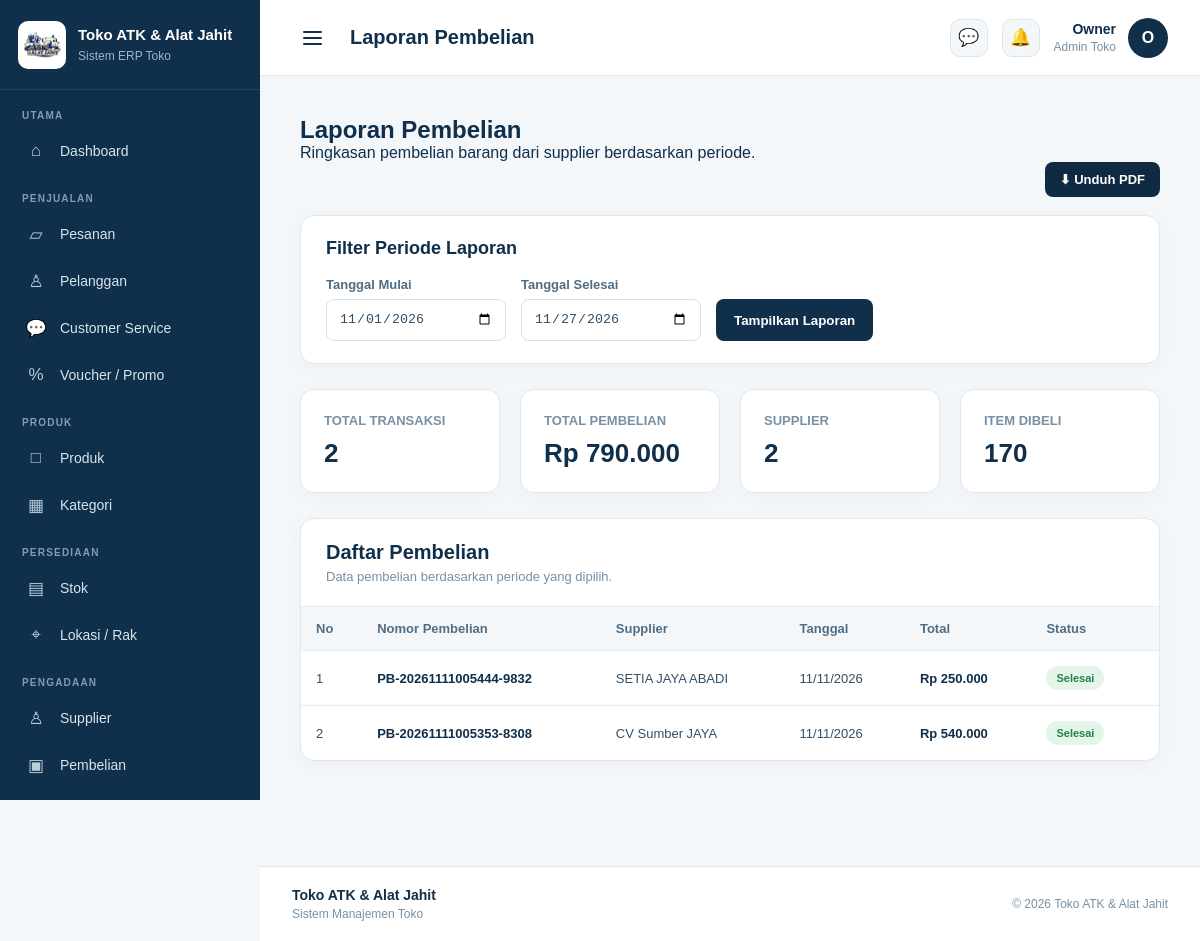
The app's page /admin/laporan/pembelian.php (signed in) with its own data.
### tables this page shows
CREATE TABLE `pembelian` (
  `id_pembelian` int(11) NOT NULL,
  `nomor_pembelian` varchar(30) NOT NULL,
  `id_supplier` int(11) NOT NULL,
  `tanggal_pembelian` date NOT NULL,
  `total_harga` decimal(15,2) NOT NULL DEFAULT 0.00,
  `status` enum('Draft','Selesai','Dibatalkan') NOT NULL DEFAULT 'Draft',
  `keterangan` text DEFAULT NULL,
  `created_at` timestamp NOT NULL DEFAULT current_timestamp(),
  `updated_at` timestamp NOT NULL DEFAULT current_timestamp() ON UPDATE current_timestamp()
);

CREATE TABLE `supplier` (
  `id_supplier` int(11) NOT NULL,
  `kode_supplier` varchar(30) NOT NULL,
  `nama_supplier` varchar(100) NOT NULL,
  `nama_kontak` varchar(100) DEFAULT NULL,
  `telepon` varchar(30) DEFAULT NULL,
  `email` varchar(100) DEFAULT NULL,
  `alamat` text DEFAULT NULL,
  `keterangan` text DEFAULT NULL,
  `status` enum('Aktif','Tidak Aktif') NOT NULL DEFAULT 'Aktif',
  `created_at` timestamp NOT NULL DEFAULT current_timestamp(),
  `updated_at` timestamp NOT NULL DEFAULT current_timestamp() ON UPDATE current_timestamp()
);

### admin/laporan/pembelian.php (the view, shortened to what this page needs)
<?php
require_once "../includes/hak_akses.php";
$tanggal_mulai = $_GET['tanggal_mulai'] ?? date('Y-m-01');
$tanggal_selesai = $_GET['tanggal_selesai'] ?? date('Y-m-d');
$stmt = mysqli_prepare(
    $conn,
    "SELECT COUNT(*) AS total
     FROM pembelian
     WHERE DATE(tanggal_pembelian) BETWEEN ? AND ?"
);
mysqli_stmt_bind_param($stmt, "ss", $tanggal_mulai, $tanggal_selesai);
mysqli_stmt_execute($stmt);
$result = mysqli_stmt_get_result($stmt);
$total_transaksi = (int)(mysqli_fetch_assoc($result)['total'] ?? 0);
$stmt = mysqli_prepare(
    $conn,
    "SELECT COALESCE(SUM(total_harga), 0) AS total
     FROM pembelian
     WHERE DATE(tanggal_pembelian) BETWEEN ? AND ?
       AND status = 'Selesai'"
);
mysqli_stmt_bind_param($stmt, "ss", $tanggal_mulai, $tanggal_selesai);
mysqli_stmt_execute($stmt);
$result = mysqli_stmt_get_result($stmt);
$total_pembelian = (float)(mysqli_fetch_assoc($result)['total'] ?? 0);
$stmt = mysqli_prepare(
    $conn,
    "SELECT COUNT(DISTINCT id_supplier) AS total
     FROM pembelian
     WHERE DATE(tanggal_pembelian) BETWEEN ? AND ?"
);
mysqli_stmt_bind_param($stmt, "ss", $tanggal_mulai, $tanggal_selesai);
mysqli_stmt_execute($stmt);
$result = mysqli_stmt_get_result($stmt);
$total_supplier = (int)(mysqli_fetch_assoc($result)['total'] ?? 0);
$stmt = mysqli_prepare(
    $conn,
    "SELECT COALESCE(SUM(dp.jumlah), 0) AS total
     FROM detail_pembelian dp
     INNER JOIN pembelian p
        ON dp.id_pembelian = p.id_pembelian
     WHERE DATE(p.tanggal_pembelian) BETWEEN ? AND ?
       AND p.status = 'Selesai'"
);
mysqli_stmt_bind_param($stmt, "ss", $tanggal_mulai, $tanggal_selesai);
mysqli_stmt_execute($stmt);
$result = mysqli_stmt_get_result($stmt);
$total_item = (int)(mysqli_fetch_assoc($result)['total'] ?? 0);
$stmt = mysqli_prepare(
    $conn,
    "SELECT
        pb.id_pembelian,
        pb.nomor_pembelian,
        pb.tanggal_pembelian,
        pb.total_harga,
        pb.status,
        pb.id_supplier,
        s.nama_supplier
     FROM pembelian pb
     LEFT JOIN supplier s
        ON pb.id_supplier = s.id_supplier
     WHERE DATE(pb.tanggal_pembelian) BETWEEN ? AND ?
     ORDER BY pb.tanggal_pembelian DESC, pb.id_pembelian DESC"
);
mysqli_stmt_bind_param($stmt, "ss", $tanggal_mulai, $tanggal_selesai);
mysqli_stmt_execute($stmt);
$result = mysqli_stmt_get_result($stmt);
$laporan_pembelian = [];
while ($row = mysqli_fetch_assoc($result)) {
    $laporan_pembelian[] = $row;
}
function classStatusPembelian($status)
{
    switch ($status) {
        case 'Selesai':
            return 'status-selesai';
    }
}
function rupiahPembelian($angka)
{
    return number_format((float)$angka, 0, ',', '.');
}
?>
<!DOCTYPE html>
<html lang="id">
<head>
    <link rel="stylesheet" href="../assets/css/admin.css">
</head>
<body>
<div class="admin-layout">
    <?php require_once "../includes/sidebar.php"; ?>
    <main class="admin-main">
        <?php require_once "../includes/navbar.php"; ?>
        <section class="admin-content">
            <div class="laporan-page">
                <div class="page-title">
                    <h1>Laporan Pembelian</h1>
                    <p>
                        Ringkasan pembelian barang dari supplier berdasarkan periode.
                    </p>
                </div>
                <div style="display:flex;justify-content:flex-end;margin:0 0 18px;">
                    <a
                        class="btn-pdf"
                        href="export_pdf.php?jenis=pembelian&amp;tanggal_mulai=<?= urlencode($tanggal_mulai); ?>&amp;tanggal_selesai=<?= urlencode($tanggal_selesai); ?>"
                    >
                        ⬇ Unduh PDF
                    </a>
                </div>
                <div class="laporan-filter">
                    <h2>Filter Periode Laporan</h2>
                    <form method="GET" class="filter-form">
                        <div class="filter-item">
                            <label for="tanggal_mulai">Tanggal Mulai</label>
                            <input
                                type="date"
                                id="tanggal_mulai"
                                name="tanggal_mulai"
                                value="<?= htmlspecialchars($tanggal_mulai, ENT_QUOTES, 'UTF-8'); ?>"
                                required
                            >
                        </div>
                        <div class="filter-item">
                            <label for="tanggal_selesai">Tanggal Selesai</label>
                            <input
                                type="date"
                                id="tanggal_selesai"
                                name="tanggal_selesai"
                                value="<?= htmlspecialchars($tanggal_selesai, ENT_QUOTES, 'UTF-8'); ?>"
                                required
                            >
                        </div>
                        <button type="submit" class="btn-filter">
                            Tampilkan Laporan
                        </button>
                    </form>
                </div>
                <div class="laporan-stat">
                    <div class="laporan-stat-card">
                        <span class="laporan-stat-label">Total Transaksi</span>
                        <span class="laporan-stat-number">
                            <?= number_format($total_transaksi, 0, ',', '.'); ?>
                        </span>
                    </div>
                    <div class="laporan-stat-card">
                        <span class="laporan-stat-label">Total Pembelian</span>
                        <span class="laporan-stat-number">
                            Rp <?= rupiahPembelian($total_pembelian); ?>
                        </span>
                    </div>
                    <div class="laporan-stat-card">
                        <span class="laporan-stat-label">Supplier</span>
                        <span class="laporan-stat-number">
                            <?= number_format($total_supplier, 0, ',', '.'); ?>
                        </span>
                    </div>
                    <div class="laporan-stat-card">
                        <span class="laporan-stat-label">Item Dibeli</span>
                        <span class="laporan-stat-number">
                            <?= number_format($total_item, 0, ',', '.'); ?>
                        </span>
                    </div>
                </div>
                <div class="laporan-card">
                    <div class="laporan-card-header">
                        <h2>Daftar Pembelian</h2>
                        <p>
                            Data pembelian berdasarkan periode yang dipilih.
                        </p>
                    </div>
                    <div class="laporan-table-wrapper">
                        <table class="laporan-table">
                            <thead>
                                <tr>
                                    <th>No</th>
                                    <th>Nomor Pembelian</th>
                                    <th>Supplier</th>
                                    <th>Tanggal</th>
                                    <th>Total</th>
                                    <th>Status</th>
                                    <th>Aksi</th>
                                </tr>
                            </thead>
                            <tbody>
                                <?php if (!empty($laporan_pembelian)) : ?>
                                    <?php $no = 1; ?>
                                    <?php foreach ($laporan_pembelian as $row) : ?>
                                        <tr>
                                            <td><?= $no++; ?></td>
                                            <td>
                                                <strong>
                                                    <?= htmlspecialchars(
                                                        $row['nomor_pembelian'] ?? '-',
                                                        ENT_QUOTES,
                                                        'UTF-8'
                                                    ); ?>
                                                </strong>
                                            </td>
                                            <td>
                                                <?= htmlspecialchars(
                                                    $row['nama_supplier'] ?? '-',
                                                    ENT_QUOTES,
                                                    'UTF-8'
                                                ); ?>
                                            </td>
                                            <td>
                                                <?= !empty($row['tanggal_pembelian'])
                                                    ? date(
                                                        'd/m/Y',
                                                        strtotime($row['tanggal_pembelian'])
                                                    )
                                                    : '-'; ?>
                                            </td>
                                            <td>
                                                <strong>
                                                    Rp <?= rupiahPembelian(
                                                        $row['total_harga'] ?? 0
                                                    ); ?>
                                                </strong>
                                            </td>
                                            <td>
                                                <span class="status <?= classStatusPembelian($row['status'] ?? ''); ?>">
                                                    <?= htmlspecialchars(
                                                        $row['status'] ?? '-',
                                                        ENT_QUOTES,
                                                        'UTF-8'
                                                    ); ?>
                                                </span>
                                            </td>
                                            <td>
                                            </td>
                                        </tr>
                                    <?php endforeach; ?>
                                <?php endif; ?>
                            </tbody>
                        </table>
                    </div>
                </div>
            </div>
        </section>
        <?php require_once "../includes/footer.php"; ?>
    </main>
</div>
</body>
</html>

### admin/assets/css/admin.css (style rules this page uses)
* { margin: 0; padding: 0; box-sizing: border-box; }
html { font-size: 16px; }
body { font-family: Arial, Helvetica, sans-serif; background: #f4f7fa; color: #102f4b; min-height: 100vh; }
a { text-decoration: none; color: inherit; }
.admin-layout { display: flex; min-height: 100vh; width: 100%; }
.admin-main { flex: 1; min-width: 0; min-height: 100vh; }
.admin-content { padding: 40px; max-width: 1500px; }

### admin/laporan/pembelian.php (style rules this page uses)
.laporan-page { max-width: 1500px; }
.laporan-filter, .laporan-card, .laporan-stat-card { background: #fff; border: 1px solid #e0e7ed; border-radius: 14px; box-shadow: 0 4px 15px rgba(16, 47, 75, .04); }
.laporan-filter { padding: 22px 25px; margin-bottom: 25px; }
.laporan-filter h2 { color: #102f4b; font-size: 18px; margin: 0 0 18px; }
.filter-form { display: flex; align-items: flex-end; gap: 15px; flex-wrap: wrap; }
.filter-item { display: flex; flex-direction: column; gap: 7px; }
.filter-item label { color: #506d84; font-size: 13px; font-weight: 700; }
.filter-item input { height: 42px; min-width: 180px; padding: 0 12px; border: 1px solid #d6e0e8; border-radius: 8px; color: #334f66; background: #fff; box-sizing: border-box; }
.btn-filter, .btn-pdf, .btn-detail { border: none; border-radius: 8px; font-weight: 700; text-decoration: none; cursor: pointer; }
.btn-filter { height: 42px; padding: 0 18px; background: #102f4b; color: #fff; }
.btn-pdf { display: inline-block; padding: 10px 15px; background: #102a43; color: #fff; font-size: 13px; }
.laporan-stat { display: grid; grid-template-columns: repeat(4, minmax(0, 1fr)); gap: 20px; margin-bottom: 25px; }
.laporan-stat-card { padding: 23px; }
.laporan-stat-label { display: block; color: #7890a4; font-size: 13px; margin-bottom: 10px; text-transform: uppercase; font-weight: 600; }
.laporan-stat-number { display: block; color: #102f4b; font-size: 26px; font-weight: 800; overflow-wrap: anywhere; }
.laporan-card { margin-bottom: 25px; overflow: hidden; }
.laporan-card-header { padding: 22px 25px; border-bottom: 1px solid #e6edf2; }
.laporan-card-header h2 { color: #102f4b; font-size: 20px; margin: 0 0 5px; }
.laporan-card-header p { color: #7890a4; font-size: 13px; margin: 0; }
.laporan-table-wrapper { width: 100%; overflow-x: auto; }
.laporan-table { width: 100%; min-width: 950px; border-collapse: collapse; }
.laporan-table th { background: #f4f7fa; color: #506d84; text-align: left; padding: 14px 15px; font-size: 13px; font-weight: 700; white-space: nowrap; }
.laporan-table td { padding: 14px 15px; border-top: 1px solid #e5ebf0; color: #334f66; font-size: 13px; vertical-align: middle; }
.laporan-table strong { color: #102f4b; }
.status { display: inline-flex; align-items: center; padding: 6px 10px; border-radius: 20px; font-size: 11px; font-weight: 700; white-space: nowrap; }
.status-selesai { background: #e3f5e9; color: #27804a; }

### records on screen
pembelian: nomor_pembelian "PB-20261111005444-9832", id_supplier.nama_supplier "SETIA JAYA ABADI", tanggal_pembelian "11/11/2026", total_harga "250.000", status "Selesai"
pembelian: nomor_pembelian "PB-20261111005353-8308", id_supplier.nama_supplier "CV Sumber JAYA", tanggal_pembelian "11/11/2026", total_harga "540.000", status "Selesai"

### other values on screen
$pageTitle "Laporan Pembelian"
$namaAdmin "Owner"
$avatar "O"
$total_transaksi "2"
rupiahPembelian($total_pembelian) "790.000"
$total_supplier "2"
$total_item "170"
